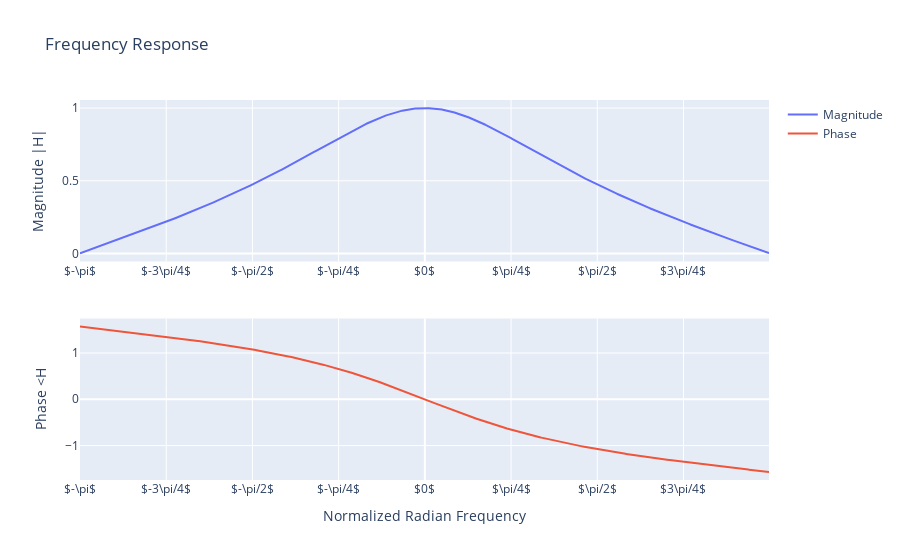

Source (notebook cell):
### Markdown cell above
1.3 Let's see the frequency response of this filter:

### Code cell
# Write your code here
r = 0.3
G=(1-r)/2

b = [G, G]
a = [1, -r]

ww = np.arange(-np.pi, np.pi, np.pi/500)
_, HH = signal.freqz(b, a, ww)

plot_frequency_response(ww, HH)

### Figure 1 — Plotly figure (JSON) as saved in the notebook; plotly's stock layout.template omitted (floating-point values rounded to 4 significant figures; data arrays with more than 128 entries replaced by an {"elided": "..."} marker saying what was removed)
{"data": [{"name": "Magnitude", "type": "scatter", "x": {"elided": "1000 float values"}, "xaxis": "x", "y": {"elided": "1000 float values"}, "yaxis": "y"}, {"name": "Phase", "type": "scatter", "x": {"elided": "1000 float values"}, "xaxis": "x2", "y": {"elided": "1000 float values"}, "yaxis": "y2"}], "layout": {"title": {"text": "Frequency Response"}, "xaxis": {"anchor": "y", "domain": [0, 1], "tickmode": "array", "ticktext": ["$-\\pi$", "$-3\\pi/4$", "$-\\pi/2$", "$-\\pi/4$", "$0$", "$\\pi/4$", "$\\pi/2$", "$3\\pi/4$", "$\\pi$"], "tickvals": [-3.142, -2.356, -1.571, -0.7854, 0, 0.7854, 1.571, 2.356, 3.142]}, "xaxis2": {"anchor": "y2", "domain": [0, 1], "tickmode": "array", "ticktext": ["$-\\pi$", "$-3\\pi/4$", "$-\\pi/2$", "$-\\pi/4$", "$0$", "$\\pi/4$", "$\\pi/2$", "$3\\pi/4$", "$\\pi$"], "tickvals": [-3.142, -2.356, -1.571, -0.7854, 0, 0.7854, 1.571, 2.356, 3.142], "title": {"text": "Normalized Radian Frequency"}}, "yaxis": {"anchor": "x", "domain": [0.575, 1], "title": {"text": "Magnitude |H|"}}, "yaxis2": {"anchor": "x2", "domain": [0, 0.425], "title": {"text": "Phase <H"}}}}
